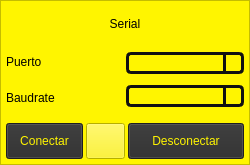
                 <widget class="QFrame" name="FrameSerial">
                  <property name="minimumSize">
                   <size>
                    <width>250</width>
                    <height>165</height>
                   </size>
                  </property>
                  <property name="maximumSize">
                   <size>
                    <width>300</width>
                    <height>10000</height>
                   </size>
                  </property>
                  <property name="styleSheet">
                   <string notr="true">background-color: rgb(255, 245, 0);</string>
                  </property>
                  <property name="frameShape">
                   <enum>QFrame::StyledPanel</enum>
                  </property>
                  <property name="frameShadow">
                   <enum>QFrame::Raised</enum>
                  </property>
                  <layout class="QHBoxLayout" name="horizontalLayout_2" stretch="0">
                   <property name="spacing">
                    <number>0</number>
                   </property>
                   <property name="leftMargin">
                    <number>5</number>
                   </property>
                   <property name="topMargin">
                    <number>5</number>
                   </property>
                   <property name="rightMargin">
                    <number>5</number>
                   </property>
                   <property name="bottomMargin">
                    <number>5</number>
                   </property>
                   <item>
                    <layout class="QVBoxLayout" name="verticalLayout_3" stretch="1,5">
                     <property name="spacing">
                      <number>5</number>
                     </property>
                     <property name="topMargin">
                      <number>0</number>
                     </property>
                     <item>
                      <widget class="QLabel" name="label_2">
                       <property name="minimumSize">
                        <size>
                         <width>90</width>
                         <height>35</height>
                        </size>
                       </property>
                       <property name="maximumSize">
                        <size>
                         <width>16777215</width>
                         <height>60</height>
                        </size>
                       </property>
                       <property name="layoutDirection">
                        <enum>Qt::LeftToRight</enum>
                       </property>
                       <property name="styleSheet">
                        <string notr="true">font: 26pt &quot;ISOCP&quot;;</string>
                       </property>
                       <property name="text">
                        <string>Serial</string>
                       </property>
                       <property name="scaledContents">
                        <bool>true</bool>
                       </property>
                       <property name="alignment">
                        <set>Qt::AlignCenter</set>
                       </property>
                       <property name="margin">
                        <number>0</number>
                       </property>
                       <property name="indent">
                        <number>0</number>
                       </property>
                      </widget>
                     </item>
                     <item>
                      <layout class="QVBoxLayout" name="verticalLayout_8" stretch="2,1">
                       <property name="spacing">
                        <number>10</number>
                       </property>
                       <item>
                        <layout class="QHBoxLayout" name="horizontalLayout_4" stretch="1,1">
                         <property name="spacing">
                          <number>1</number>
                         </property>
                         <item>
                          <layout class="QVBoxLayout" name="verticalLayout_7" stretch="1,1">
                           <property name="spacing">
                            <number>5</number>
                           </property>
                           <item>
                            <widget class="QLabel" name="label_6">
                             <property name="minimumSize">
                              <size>
                               <width>89</width>
                               <height>31</height>
                              </size>
                             </property>
                             <property name="maximumSize">
                              <size>
                               <width>16777215</width>
                               <height>31</height>
                              </size>
                             </property>
                             <property name="styleSheet">
                              <string notr="true">font: 18pt &quot;ISOCP&quot;;</string>
                             </property>
                             <property name="text">
                              <string>Puerto</string>
                             </property>
                             <property name="alignment">
                              <set>Qt::AlignLeading|Qt::AlignLeft|Qt::AlignVCenter</set>
                             </property>
                            </widget>
                           </item>
                           <item>
                            <widget class="QLabel" name="label_7">
                             <property name="minimumSize">
                              <size>
                               <width>89</width>
                               <height>31</height>
                              </size>
                             </property>
                             <property name="maximumSize">
                              <size>
                               <width>16777215</width>
                               <height>31</height>
                              </size>
                             </property>
                             <property name="styleSheet">
                              <string notr="true">font: 18pt &quot;ISOCP&quot;;</string>
                             </property>
                             <property name="text">
                              <string>Baudrate</string>
                             </property>
                             <property name="alignment">
                              <set>Qt::AlignLeading|Qt::AlignLeft|Qt::AlignVCenter</set>
                             </property>
                            </widget>
                           </item>
                          </layout>
                         </item>
                         <item>
                          <layout class="QVBoxLayout" name="verticalLayout_6" stretch="1,1">
                           <property name="spacing">
                            <number>5</number>
                           </property>
                           <item>
                            <widget class="QComboBox" name="lista_puertos">
                             <property name="styleSheet">
                              <string notr="true">QComboBox{
border: 3px solid #111111;
border-radius: 5px;
min-width: 3em;
color: rgb(218,0,55);
font: 87 10pt &quot;Arial Black&quot;;
}

QComboBox::drop-down{
subcontrol-origin: padding;
subcontrol-position: top right;
width: 15px;
border-left-width: 3px;
border-left-color: #111111;
border-left-style: solid;
border-top-right-radius: 4px;
border-bottom-right-radius: 4px;
}

QComboBox QAbstrackItemView{
backgroud: #2c2c2c;
selection-background-color: #ff0037;
color: #111111;
}</string>
                             </property>
                            </widget>
                           </item>
                           <item>
                            <widget class="QComboBox" name="lista_baud">
                             <property name="styleSheet">
                              <string notr="true">QComboBox{
border: 3px solid #111111;
border-radius: 5px;
min-width: 3em;
color: rgb(218,0,55);
font: 87 10pt &quot;Arial Black&quot;;
}

QComboBox::drop-down{
subcontrol-origin: padding;
subcontrol-position: top right;
width: 15px;
border-left-width: 3px;
border-left-color: #111111;
border-left-style: solid;
border-top-right-radius: 4px;
border-bottom-right-radius: 4px;
}

QComboBox QAbstrackItemView{
backgroud: #2c2c2c;
selection-background-color: #ff0037;
color: #111111;
}</string>
                             </property>
                            </widget>
                           </item>
                          </layout>
                         </item>
                        </layout>
                       </item>
                       <item>
                        <layout class="QHBoxLayout" name="horizontalLayout_5" stretch="2,1,3">
                         <property name="spacing">
                          <number>3</number>
                         </property>
                         <item>
                          <widget class="QPushButton" name="bt_conectar_serial">
                           <property name="sizePolicy">
                            <sizepolicy hsizetype="Minimum" vsizetype="Preferred">
                             <horstretch>0</horstretch>
                             <verstretch>0</verstretch>
                            </sizepolicy>
                           </property>
                           <property name="minimumSize">
                            <size>
                             <width>58</width>
                             <height>30</height>
                            </size>
                           </property>
                           <property name="maximumSize">
                            <size>
                             <width>16777215</width>
                             <height>60</height>
                            </size>
                           </property>
                           <property name="styleSheet">
                            <string notr="true">QPushButton{
background-color: rgb(44, 44, 44);
font: 14pt &quot;ISOCP&quot;;
color: rgb(255, 245, 0);
}

QPushButton::hover{
	background-color: rgba(0,0, 0,100);
	font: 14pt &quot;ISOCP&quot;;
	color: rgb(0, 0, 0);
}</string>
                           </property>
                           <property name="text">
                            <string>Conectar</string>
                           </property>
                          </widget>
                         </item>
                         <item>
                          <widget class="QPushButton" name="bt_actualizar_serial">
                           <property name="sizePolicy">
                            <sizepolicy hsizetype="Minimum" vsizetype="Preferred">
                             <horstretch>0</horstretch>
                             <verstretch>0</verstretch>
                            </sizepolicy>
                           </property>
                           <property name="minimumSize">
                            <size>
                             <width>30</width>
                             <height>30</height>
                            </size>
                           </property>
                           <property name="maximumSize">
                            <size>
                             <width>16777215</width>
                             <height>60</height>
                            </size>
                           </property>
                           <property name="styleSheet">
                            <string notr="true">QPushButton::hover{
	background-color: rgba(0, 0, 0, 100);
}</string>
                           </property>
                           <property name="text">
                            <string/>
                           </property>
                           <property name="icon">
                            <iconset>
                             <normaloff>../../../Iconos/Refresh.svg</normaloff>../../../Iconos/Refresh.svg</iconset>
                           </property>
                           <property name="iconSize">
                            <size>
                             <width>25</width>
                             <height>25</height>
                            </size>
                           </property>
                          </widget>
                         </item>
                         <item>
                          <widget class="QPushButton" name="bt_desconectar_serial">
                           <property name="sizePolicy">
                            <sizepolicy hsizetype="Minimum" vsizetype="Preferred">
                             <horstretch>0</horstretch>
                             <verstretch>0</verstretch>
                            </sizepolicy>
                           </property>
                           <property name="minimumSize">
                            <size>
                             <width>88</width>
                             <height>30</height>
                            </size>
                           </property>
                           <property name="maximumSize">
                            <size>
                             <width>16777215</width>
                             <height>60</height>
                            </size>
                           </property>
                           <property name="styleSheet">
                            <string notr="true">QPushButton{
background-color: rgb(44, 44, 44);
font: 14pt &quot;ISOCP&quot;;
color: rgb(255, 245, 0);
}

QPushButton::hover{
	background-color: rgba(0,0, 0,100);
	font: 14pt &quot;ISOCP&quot;;
	color: rgb(0, 0, 0);
}</string>
                           </property>
                           <property name="text">
                            <string>Desconectar</string>
                           </property>
                          </widget>
                         </item>
                        </layout>
                       </item>
                      </layout>
                     </item>
                    </layout>
                   </item>
                  </layout>
                 </widget>
